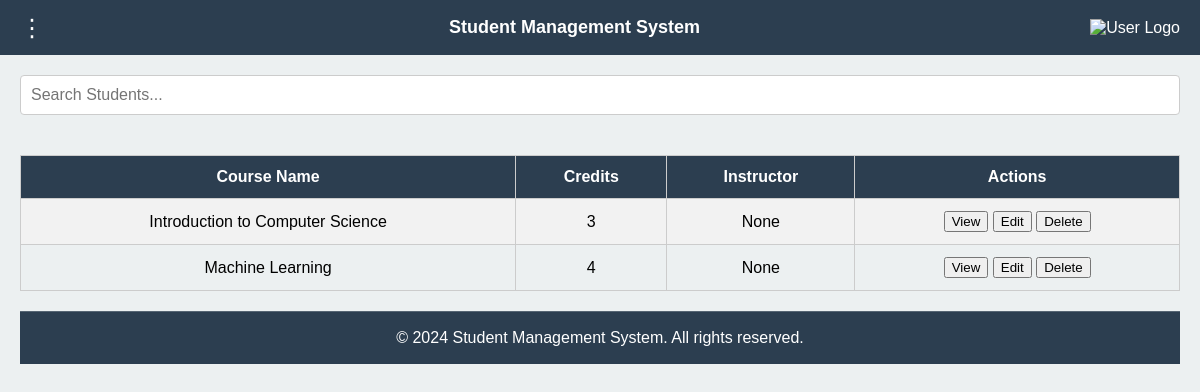
Screenshot of /cource with the database file from the repository.
### myapp/models.py (models this page shows, shortened)
class Coursemodel(models.Model):
    course_name = models.CharField(max_length=100)
    credits = models.IntegerField()
    instructor = models.ForeignKey(Custom_user, on_delete=models.SET_NULL, null=True)

### myproject/views.py (the view)
# urls.py: path('cource', cource, name='cource'),
def cource(req):
    cource = Coursemodel.objects.all()
    return render(req, 'list/cource.html', {'cource': cource})

### template/List/cource.html
{% extends 'index.html' %}
{% block body %}
<table>
    <thead>
        <tr>
            <th>Course Name</th>
            <th>Credits</th>
            <th>Instructor</th>
            <th>Actions</th>
        </tr>
    </thead>
    <tbody id="studentTable">
        <tr>
            {% for i in cource %}
            <tr>
                <td>{{i.course_name}}</td>
                <td>{{i.credits}}</td>
                <td>{{i.instructor}}</td>
            <td>
                <button onclick="viewStudent(1)">View</button>
                <button onclick="editStudent(1)">Edit</button>
                <button onclick="deleteStudent(1)">Delete</button>
            </td>
            {% endfor %}
        </tr>
    </tbody>
</table>
{% endblock body %}

### template/index.html (style rules this page uses)
* { box-sizing: border-box; }
body { font-family: Arial, sans-serif; margin: 0; display: flex; flex-direction: column; height: 100vh; background-color: #f4f4f4; }
table { width: 100%; border-collapse: collapse; margin: 20px 0; }
th, td { padding: 12px; text-align: center; border: 1px solid #ccc; }
th { background-color: #2c3e50; color: #ffffff; }
tr:nth-child(even) { background-color: #f2f2f2; }

### rows the page displays
Coursemodel: course_name "Introduction to Computer Science", credits "3", instructor "None"
Coursemodel: course_name "Machine Learning", credits "4", instructor "None"
